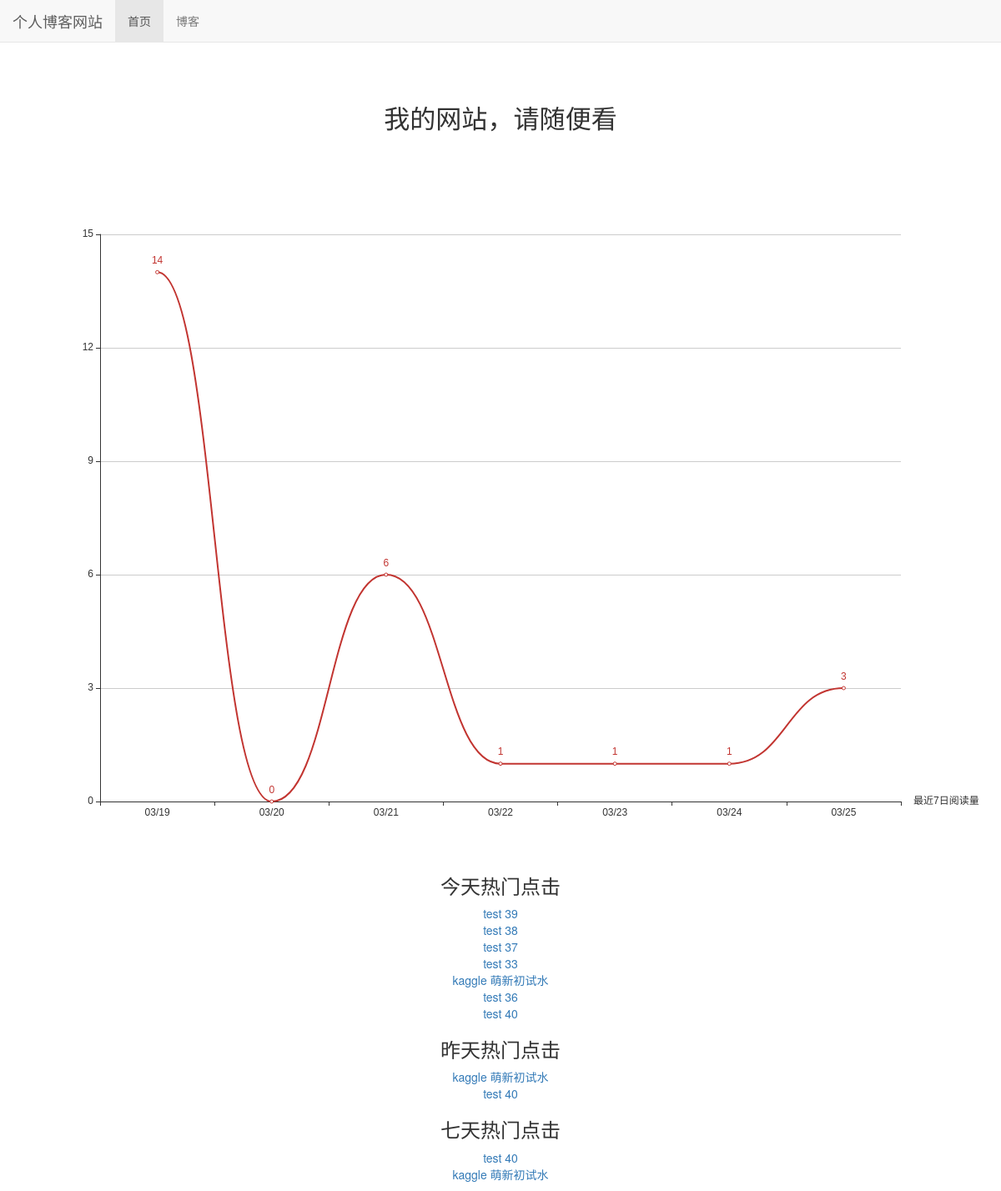
The page / on the database its author committed.
### read_statistics/models.py (models this page shows)
class ReadDetail(models.Model):
    date = models.DateTimeField(default=timezone.now)
    read_num = models.IntegerField(default=0)
    content_type = models.ForeignKey(ContentType, on_delete=models.DO_NOTHING)
    object_id = models.PositiveIntegerField()
    content_object = GenericForeignKey('content_type', 'object_id')

### blog/models.py (models this page shows, shortened)
class Blog(models.Model, ReadNumExpandMethod):
    title = models.CharField(max_length=50)
    blog_type = models.ForeignKey(BlogType, on_delete=models.DO_NOTHING)
    content = RichTextUploadingField()
    author = models.ForeignKey(User, on_delete=models.DO_NOTHING)
    read_details=GenericRelation(ReadDetail)
    create_time = models.DateTimeField(auto_now_add=True)
    last_updated_time = models.DateTimeField(auto_now=True)
    class Meta:
        ordering = ['-create_time']

### mysite_env/views.py (the view)
# urls.py: 2. Add a URL to urlpatterns:  path('', views.home, name='home')
def home(request):
    blog_content_type = ContentType.objects.get_for_model(Blog)
    read_nums, dates = get_seven_days_date(blog_content_type)
    today_hot_data = get_today_hot_data(blog_content_type)
    yesterday_hot_data = get_yesterday_hot_data(blog_content_type)
    for_7_days_hot_data = cache.get('for_7_days_hot_data')
    if for_7_days_hot_data is None:
        for_7_days_hot_data = get_seven_days_hot_blogs()
        cache.set('for_7_days_hot_data', for_7_days_hot_data, 3600)
    context = {}
    context['read_nums'] = read_nums
    context['dates'] = dates
    context['today_hot_data'] = today_hot_data
    context['yesterday_hot_data'] = yesterday_hot_data
    context['for_7_days_hot_data'] = get_seven_days_hot_blogs()
    return render(request, 'home.html', context)

### mysite_env/views.py (called while the page is built)
def get_seven_days_hot_blogs():
    today = timezone.now().date()
    date = today - datetime.timedelta(days=7)
    blogs = Blog.objects.filter(read_details__date__lt=today, read_details__date__gt=date). \
        values('id', 'title').annotate(read_num_sum=Sum('read_details__read_num')).order_by('-read_num_sum')
    return blogs

### read_statistics/utils.py (called while the page is built)
def get_seven_days_date(content_type):
    today = timezone.now().date()
    read_nums = []
    dates = []
    for i in range(7, 0, -1):
        date = today - datetime.timedelta(days=i)
        dates.append(date.strftime('%m/%d'))
        read_details = ReadDetail.objects.filter(content_type=content_type, date=date)
        result = read_details.aggregate(read_num_sum=Sum('read_num'))
        read_nums.append(result['read_num_sum'] or 0)
    return read_nums, dates

def get_today_hot_data(content_type):
    today = timezone.now().date()
    read_details = ReadDetail.objects.filter(content_type=content_type, date=today).order_by('-read_num')
    return read_details[:7]

def get_yesterday_hot_data(content_type):
    today = timezone.now().date()
    yesterday = today - datetime.timedelta(days=1)
    read_details = ReadDetail.objects.filter(content_type=content_type, date=yesterday).order_by('-read_num')
    return read_details[:7]

### templates/home.html (shortened to what this page needs)
{% extends 'base.html' %}
{% block head_extrends %}
    <link rel="stylesheet" href="/static/home.css">
{% endblock %}
{% block nav_home_active %}active{% endblock %}
{% block content %}
    <h3 class="home-content">我的网站，请随便看</h3>
    <div id="main"></div>
    <div class="hot_blogs">
        <div><h3>今天热门点击</h3>
            <ul>
                {% for hot_data in today_hot_data %}
                    <li>
                        <a href="/blog/{{ hot_data.content_object.pk }}">{{ hot_data.content_object.title }}</a>
                    </li>
                {% empty %}
                    <li>暂无热门博客</li>
                {% endfor %}
            </ul>
        </div>
        <div><h3>昨天热门点击</h3>
            <ul>
                {% for hot_data in yesterday_hot_data %}
                    <li>
                        <a href="/blog/{{ hot_data.content_object.pk }}">{{ hot_data.content_object.title }}</a>
                    </li>
                {% empty %}
                    <li>暂无热门博客</li>
                {% endfor %}
            </ul>
        </div>
        <div><h3>七天热门点击</h3>
            <ul>
                {% for hot_data in for_7_days_hot_data %}
                    <li>
                        <a href="/blog/{{ hot_data.id }}">{{ hot_data.title }}</a>
                    </li>
                {% empty %}
                    <li>暂无热门博客</li>
                {% endfor %}
            </ul>
        </div>
    </div>
    <script type="text/javascript">
        // 基于准备好的dom，初始化echarts实例
        var worldMapContainer = document.getElementById('main');
        //用于使chart自适应高度和宽度,通过窗体高宽计算容器高宽
        var resizeWorldMapContainer = function () {
            worldMapContainer.style.width = window.innerWidth + 'px';
            worldMapContainer.style.height = window.innerHeight + 'px';
        };
        //设置容器高宽
        resizeWorldMapContainer();
        // 基于准备好的dom，初始化echarts实例
        var myChart = echarts.init(worldMapContainer);
        // 指定图表的配置项和数据
        var option = {
            title: {
                text: null
            },
            xAxis: {
                type: 'category',
                data: {{ dates|safe }},
                name: '最近7日阅读量'
            },
            yAxis: {},
            series: [{
                name: '阅读量',
                type: 'line',
                data: {{ read_nums }},
                smooth: true,
                itemStyle: {normal: {label: {show: true}}},
            }]
        };
        // 使用刚指定的配置项和数据显示图表。
        myChart.setOption(option);
        window.onresize = function () {
            //重置容器高宽
            resizeWorldMapContainer();
            myChart.resize();
        }
    </script>
{% endblock %}

### static/base.css (style rules this page uses)
* { margin: 0; padding: 0; }
body { margin-top: 70px !important; }
ul { list-style-type: none !important; }

### static/home.css (style rules this page uses)
h3.home-content { font-size: 222%; text-align: center; margin-top: 4em; margin-bottom: 2em; }
div.hot_blogs { text-align: center; margin-top: 2em; }

### rows shown on the page
ReadDetail: content_object "test 39"
ReadDetail: content_object "test 38"
ReadDetail: content_object "test 37"
ReadDetail: content_object "test 33"
ReadDetail: content_object "kaggle 萌新初试水"
ReadDetail: content_object "test 36"
ReadDetail: content_object "test 40"
ReadDetail: content_object "kaggle 萌新初试水"
ReadDetail: content_object "test 40"
Blog: title "test 40"
Blog: title "kaggle 萌新初试水"
